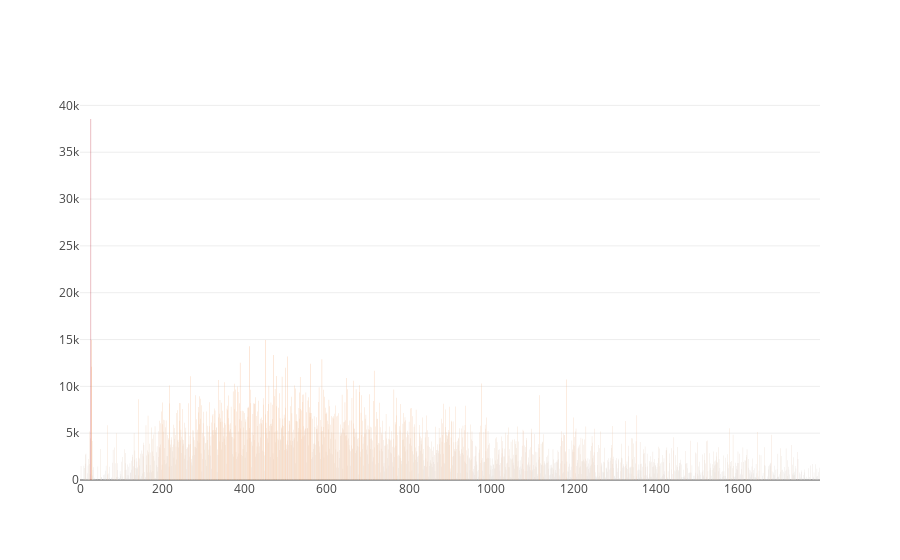

Notebook source saved alongside this figure:
### Code cell
data = [go.Bar(
            x=dftriptime['trip_duration_seconds'],
            y=dftriptime['trips'],
    marker=dict(color=dftriptime.trips,opacity = 0.8)
    )]

iplot(data, filename='basic-bar')

### Figure 1 — Plotly figure (JSON) as saved in the notebook; plotly's stock layout.template omitted (floating-point values rounded to 4 significant figures; data arrays with more than 128 entries replaced by an {"elided": "..."} marker saying what was removed)
{"data": [{"marker": {"color": {"elided": "1800 int values"}, "opacity": 0.8}, "type": "bar", "uid": "4afd7195-6cc9-415c-b3d0-5b9a147def2a", "x": {"elided": "1800 int values"}, "y": {"elided": "1800 int values"}}], "layout": {}}
